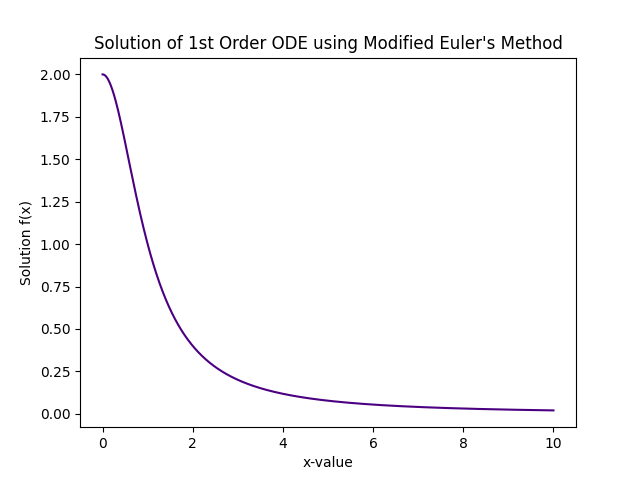

Reproduce this figure in Python.
#Solution of 1st order ODE (IVP) by Modified Euler's Method

import numpy as np
import matplotlib.pyplot as plt

def f(x,y):
    return -x*y**2  

x0=eval(input('Enter initial x point : '))
y0=eval(input('Enter initial y point : '))
xn=eval(input('Enter desired x point : '))
h=0.00001  

def mod_eul(f,x0,y0):
    X=np.arange(x0,10+h,h)  
    Y=np.zeros(len(X))  
    Y[0]=y0
    for i in range(len(X)-1):
        x,y=X[i],Y[i]
        y_eul=y+h*f(x,y)                                            #1st order prediction using Euler's Method
        Y[i+1]=y+0.5*h*(f(x,y)+f(x+h,y_eul))           #2nd order correction using RK-2 Heun's Method
        while True:
            y_old=Y[i+1]
            Y[i+1]=y+0.5*h*(f(x,y)+f(x+h,y_eul))       #refining the correction
            if abs(y_old-Y[i+1])<0.0001:
                break
    return X,Y

X,Y=mod_eul(f,x0,y0)
print('Solution at x =',xn,'is :',format(Y[int((xn-x0)/h)],'0.4f'))

plt.plot(X,Y,color='indigo',linestyle='-')
plt.title("Solution of 1st Order ODE using Modified Euler's Method")
plt.xlabel('x-value')
plt.ylabel('Solution f(x)')
plt.savefig("/home/tux_blue/Documents/GitHub/Computational-Physics-UG/Numerical Methods/Differential Equation (IVP)/Python Files/Algorithmic_Implementation/Modified_Euler_1st_order.png")
plt.show()
